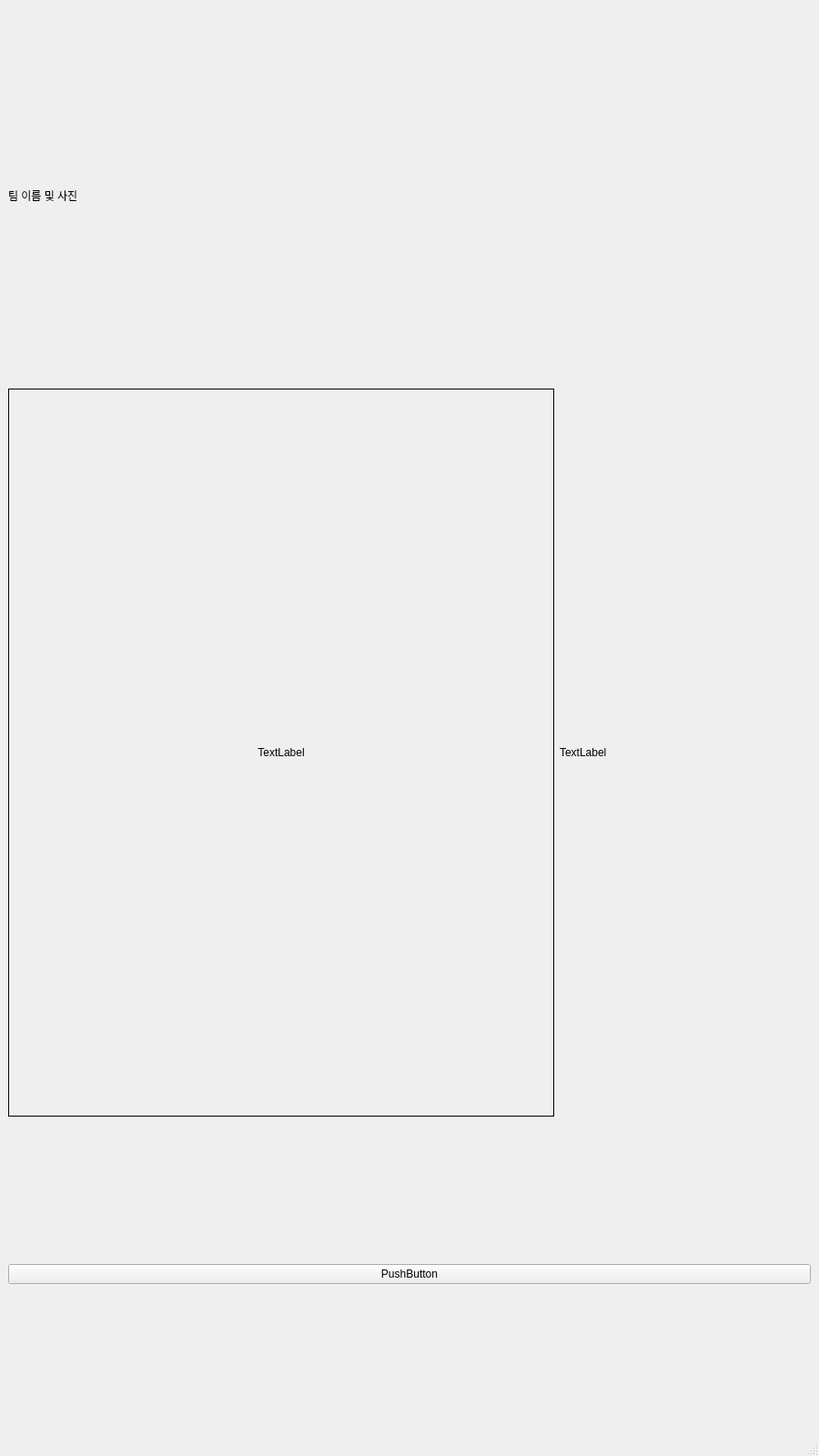
<?xml version="1.0" encoding="UTF-8"?>
<ui version="4.0">
 <class>MainWindow</class>
 <widget class="QMainWindow" name="MainWindow">
  <property name="geometry">
   <rect>
    <x>0</x>
    <y>0</y>
    <width>900</width>
    <height>1600</height>
   </rect>
  </property>
  <property name="minimumSize">
   <size>
    <width>540</width>
    <height>960</height>
   </size>
  </property>
  <property name="maximumSize">
   <size>
    <width>900</width>
    <height>1600</height>
   </size>
  </property>
  <property name="windowTitle">
   <string>MainWindow</string>
  </property>
  <widget class="QWidget" name="centralwidget">
   <layout class="QVBoxLayout" name="verticalLayout_4" stretch="1,4,1">
    <item>
     <layout class="QVBoxLayout" name="verticalLayout">
      <property name="sizeConstraint">
       <enum>QLayout::SetNoConstraint</enum>
      </property>
      <item>
       <widget class="QLabel" name="teamname">
        <property name="minimumSize">
         <size>
          <width>0</width>
          <height>100</height>
         </size>
        </property>
        <property name="maximumSize">
         <size>
          <width>16777215</width>
          <height>100</height>
         </size>
        </property>
        <property name="text">
         <string>팀 이름 및 사진</string>
        </property>
       </widget>
      </item>
     </layout>
    </item>
    <item>
     <layout class="QHBoxLayout" name="horizontalLayout" stretch="2,1">
      <property name="sizeConstraint">
       <enum>QLayout::SetDefaultConstraint</enum>
      </property>
      <item>
       <widget class="QLabel" name="label">
        <property name="enabled">
         <bool>true</bool>
        </property>
        <property name="sizePolicy">
         <sizepolicy hsizetype="Preferred" vsizetype="Preferred">
          <horstretch>0</horstretch>
          <verstretch>0</verstretch>
         </sizepolicy>
        </property>
        <property name="minimumSize">
         <size>
          <width>600</width>
          <height>800</height>
         </size>
        </property>
        <property name="maximumSize">
         <size>
          <width>600</width>
          <height>800</height>
         </size>
        </property>
        <property name="sizeIncrement">
         <size>
          <width>0</width>
          <height>0</height>
         </size>
        </property>
        <property name="baseSize">
         <size>
          <width>0</width>
          <height>0</height>
         </size>
        </property>
        <property name="frameShape">
         <enum>QFrame::Panel</enum>
        </property>
        <property name="frameShadow">
         <enum>QFrame::Plain</enum>
        </property>
        <property name="lineWidth">
         <number>1</number>
        </property>
        <property name="midLineWidth">
         <number>0</number>
        </property>
        <property name="text">
         <string>TextLabel</string>
        </property>
        <property name="alignment">
         <set>Qt::AlignCenter</set>
        </property>
       </widget>
      </item>
      <item>
       <layout class="QVBoxLayout" name="verticalLayout_2">
        <item>
         <widget class="QLabel" name="label_2">
          <property name="minimumSize">
           <size>
            <width>0</width>
            <height>0</height>
           </size>
          </property>
          <property name="maximumSize">
           <size>
            <width>400</width>
            <height>400</height>
           </size>
          </property>
          <property name="text">
           <string>TextLabel</string>
          </property>
         </widget>
        </item>
       </layout>
      </item>
     </layout>
    </item>
    <item>
     <layout class="QVBoxLayout" name="verticalLayout_3">
      <property name="sizeConstraint">
       <enum>QLayout::SetNoConstraint</enum>
      </property>
      <item>
       <widget class="QPushButton" name="pushButton">
        <property name="text">
         <string>PushButton</string>
        </property>
       </widget>
      </item>
     </layout>
    </item>
   </layout>
  </widget>
  <widget class="QStatusBar" name="statusbar"/>
 </widget>
 <resources/>
 <connections/>
</ui>
